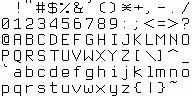
#> input picture mondayasm/graphics/font_12x16.png, 192 x 96 px
$ python process_font.py
#> lines starting #> are read from the running program, lines starting #| are printed output that depends on the picture
from PIL import Image
import base64

if __name__ == '__main__':
    im = Image.open('font_12x16.png').transpose(method=Image.TRANSPOSE)
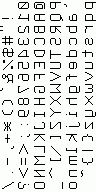
#> im: PIL image 96x192 P; mean R, G, B 225.7, 227.3, 224.8
    pix = im.load()
    ROWS = 6
    COLS = 16
    HEIGHT = 16
    WIDTH = 12
    ALL_ZEROS = '0' * WIDTH
    all_bits = []
    print(f'img size = {im.size}')
#| img size = (96, 192)
    assert im.size == (ROWS * HEIGHT, COLS * WIDTH)
    enc_index = []
    for i in range(ROWS):
        for j in range(HEIGHT):
            print(f'{i}, {j}:')
            encode_bits = []
            prev_lines = [ALL_ZEROS, ALL_ZEROS]
            for x in range(HEIGHT):
                line_bits = []
                for y in range(WIDTH):
                    p = pix[i * HEIGHT + x, j * WIDTH + y]
                    white = p == 0
                    line_bits.append('1' if white else '0')
                    if white:
                        print('⬜', end='')
                    else:
                        print('⬛', end='')
                print()
                line = ''.join(line_bits)
                if line == prev_lines[-1]:
                    encode_bits.append('0')
                elif line == prev_lines[-2]:
                    encode_bits.append('10')
                elif line == ALL_ZEROS:
                    encode_bits.append('110')
                else:
                    reversed_line = line[::-1]
                    encode_bits.append(f'111{reversed_line}')
                prev_lines.append(line)

            print(' '.join(encode_bits))
            raw_encode = ''.join(encode_bits)
            while len(raw_encode) % 8 != 0:
                raw_encode += '0'
            enc_index.append(len(all_bits) // 8)
            all_bits.extend(raw_encode)
#> after the loop, all_bits = 8104 items, first 6: '0', '0', '0', '0', '0', '0'; enc_index = 96 values from 0 to 1011

    all_bits = ''.join(all_bits)
    assert len(all_bits) % 8 == 0
    ba_encode = bytearray()
    for i in range(0, len(all_bits), 8):
        ba_encode.append(int(all_bits[i:i + 8], 2))
#> this loop made 1013 passes
#> i on passes 2 to 4: 8, 16, 24
    print(f'total bytes = {len(ba_encode)}')
    print(ba_encode.hex())
    print(repr(base64.b64encode(ba_encode)))
    print(', '.join(f'0x{idx:04x}' for idx in enc_index))
